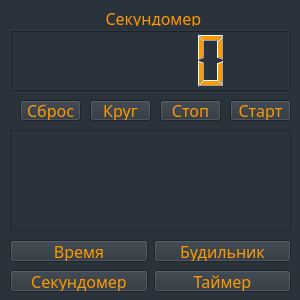
<?xml version="1.0" encoding="UTF-8"?>
<ui version="4.0">
 <class>Form</class>
 <widget class="QWidget" name="Form">
  <property name="geometry">
   <rect>
    <x>0</x>
    <y>0</y>
    <width>300</width>
    <height>300</height>
   </rect>
  </property>
  <property name="windowTitle">
   <string>Form</string>
  </property>
  <property name="styleSheet">
   <string notr="true">*{
	font-size: 12pt;
	font-family: sans-serif;
	background-color: #2a323b;
	color: #ff9900;
}

QPushButton:hover{
	background-color: #3b3b3b;
}

QPushButton:pressed{
	background-color: #20252b;
}</string>
  </property>
  <widget class="QWidget" name="horizontalLayoutWidget_3">
   <property name="geometry">
    <rect>
     <x>10</x>
     <y>240</y>
     <width>281</width>
     <height>22</height>
    </rect>
   </property>
   <layout class="QHBoxLayout" name="horizontalLayout_4">
    <item>
     <widget class="QPushButton" name="time">
      <property name="text">
       <string>Время</string>
      </property>
     </widget>
    </item>
    <item>
     <widget class="QPushButton" name="alarm">
      <property name="text">
       <string>Будильник</string>
      </property>
     </widget>
    </item>
   </layout>
  </widget>
  <widget class="QWidget" name="horizontalLayoutWidget">
   <property name="geometry">
    <rect>
     <x>10</x>
     <y>270</y>
     <width>281</width>
     <height>22</height>
    </rect>
   </property>
   <layout class="QHBoxLayout" name="horizontalLayout_6">
    <item>
     <widget class="QPushButton" name="stopwatch">
      <property name="text">
       <string>Секундомер</string>
      </property>
     </widget>
    </item>
    <item>
     <widget class="QPushButton" name="timer">
      <property name="text">
       <string>Таймер</string>
      </property>
     </widget>
    </item>
   </layout>
  </widget>
  <widget class="QLabel" name="label">
   <property name="geometry">
    <rect>
     <x>10</x>
     <y>10</y>
     <width>281</width>
     <height>16</height>
    </rect>
   </property>
   <property name="text">
    <string>                       Секундомер</string>
   </property>
  </widget>
  <widget class="QLCDNumber" name="lcdNumber">
   <property name="geometry">
    <rect>
     <x>10</x>
     <y>30</y>
     <width>281</width>
     <height>61</height>
    </rect>
   </property>
  </widget>
  <widget class="QPushButton" name="start_btn">
   <property name="geometry">
    <rect>
     <x>230</x>
     <y>100</y>
     <width>61</width>
     <height>21</height>
    </rect>
   </property>
   <property name="text">
    <string>Старт</string>
   </property>
  </widget>
  <widget class="QPushButton" name="circle_btn">
   <property name="geometry">
    <rect>
     <x>90</x>
     <y>100</y>
     <width>61</width>
     <height>21</height>
    </rect>
   </property>
   <property name="text">
    <string>Круг</string>
   </property>
  </widget>
  <widget class="QPushButton" name="stop_btn">
   <property name="geometry">
    <rect>
     <x>160</x>
     <y>100</y>
     <width>61</width>
     <height>21</height>
    </rect>
   </property>
   <property name="text">
    <string>Стоп</string>
   </property>
  </widget>
  <widget class="QPushButton" name="reset_btn">
   <property name="geometry">
    <rect>
     <x>20</x>
     <y>100</y>
     <width>61</width>
     <height>21</height>
    </rect>
   </property>
   <property name="text">
    <string>Сброс</string>
   </property>
  </widget>
  <widget class="QTextEdit" name="textEdit">
   <property name="geometry">
    <rect>
     <x>10</x>
     <y>130</y>
     <width>281</width>
     <height>101</height>
    </rect>
   </property>
  </widget>
 </widget>
 <resources/>
 <connections/>
</ui>
